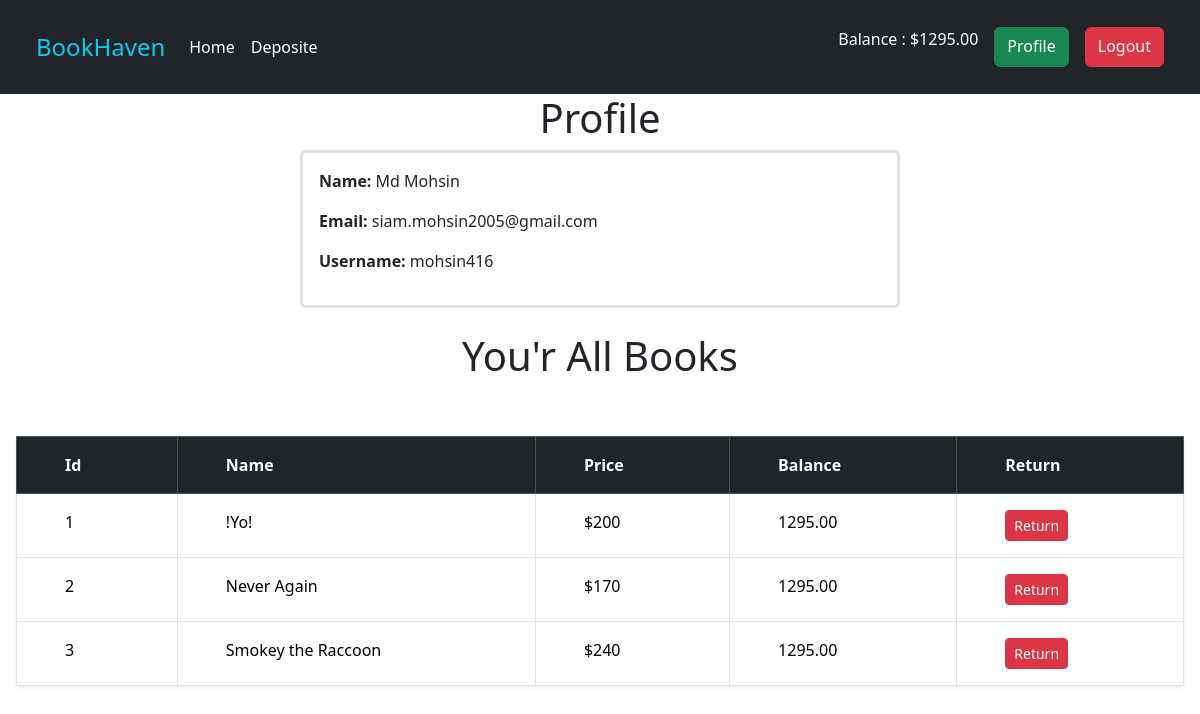
Screenshot of /profile/ (signed in) with the database file from the repository.
### transactions/models.py (models this page shows, shortened)
class Wallet(models.Model):
    user = models.ForeignKey(User, related_name='account', on_delete=models.CASCADE)
    balance = models.DecimalField(max_digits=12, decimal_places=2, default=0)

### books/models.py (models this page shows, shortened)
class BookModel(models.Model):
    name = models.CharField(max_length=100)
    des = models.TextField()
    user = models.ManyToManyField(User, blank=True)
    image = models.ImageField(upload_to='uploads/')
    price = models.IntegerField()
    category = models.ManyToManyField(Categorie, blank=True)

### author/views.py (the view)
# urls.py: path('profile/', UserProfile, name='profile'),
@login_required
def UserProfile(request):
    books = BookModel.objects.filter(user=request.user)
    return render(request, 'profile.html', {'data' : books})

### author/templates/profile.html (shortened to what this page needs)
{% extends "base.html" %}
{% block content %}
<h1 class="text-center">Profile</h1>
<div class="w-50 m-auto border border-3 rounded p-3">
    <p><b>Name:</b> {{ user.first_name }} {{ user.last_name }}</p>
    <p><b>Email:</b> {{ user.email }}</p>
    <p><b>Username:</b> {{ user.username }}</p>
</div>
{% if data %}
  <div class="text-gray-900 bg-gray-200 m-9">
    <div class="p-4">
        <h1 class="display-6 text-center">
            You'r All Books
        </h1>
    </div>
    <div class="px-3 py-4 d-flex justify-content-center">
        <table class="table table-bordered bg-white shadow-sm rounded mb-4">
            <tbody>
                <tr class="table-dark">
                    <th class="text-start py-3 px-5">Id</th>
                    <th class="text-start py-3 px-5">Name</th>
                    <th class="text-start py-3 px-5">Price</th>
                    <th class="text-start py-3 px-5">Balance</th>
                    <th class="text-start py-3 px-5">Return</th>
                </tr>
                {% for i in data %}
                <tr class="bg-secondary text-white">
                    <td class="py-3 px-5">{{ forloop.counter }}</td>
                    <td class="py-3 px-5">{{i.name}}</td>
                    <td class="py-3 px-5">${{i.price}}</td>
                    <td class="py-3 px-5">{{ request.user.account.first.balance }}</td>
                    <td class="py-3 px-5">
                        <a href="{% url "Return" i.id %}" class="btn btn-danger btn-sm">Return</a>
                    </td>
                </tr>
                {% endfor %}
            </tbody>
        </table>
    </div>
  </div>
{% endif %}
{% endblock content %}

### templates/base.html (shortened to what this page needs)
<!doctype html>
<html lang="en">
<head>
  <link href="https://cdn.jsdelivr.net/npm/bootstrap@5.3.3/dist/css/bootstrap.min.css" rel="stylesheet"
>
</head>
<body>
  <nav class="navbar navbar-expand-lg navbar-dark bg-dark p-4">
    <div class="container-fluid">
      <a class="navbar-brand text-info fs-4" href="{% url "home" %}">BookHaven</a>
      <div class="collapse navbar-collapse" id="navbarSupportedContent">
        <ul class="navbar-nav me-auto mb-2 mb-lg-0">
          <li class="nav-item">
            <a class="nav-link active" aria-current="page" href="{% url "home" %}">Home</a>
          </li>
          <li class="nav-item">
            <a class="nav-link active" href="{% url "deposite" %}">Deposite</a>
        </ul>
        <div class="d-flex gap-3">
          {% if request.user.is_authenticated %}
          <p class="text-white">Balance : ${{request.user.account.first.balance|default:"00.00"}}</p>
          <a class="btn btn-success" href="{% url 'profile' %}">Profile</a>
          <a class="btn btn-danger" href="{% url 'logout' %}">Logout</a>
          {% else %}
          <a class="btn btn-primary me-2" href="{% url 'register' %}">Sign Up</a>
          <a class="btn btn-success" href="{% url 'login' %}">Login</a>
          {% endif %}
        </div>
      </div>
    </div>
  </nav>
  {% block content %}{% endblock content %}
</body>
</html>

### rows the page displays
BookModel: name "!Yo!", price "200"
BookModel: name "Never Again", price "170"
BookModel: name "Smokey the Raccoon", price "240"

### other values shown
{{ request.user.account.first.balance|default:"00.00" }} "1295.00"
{{ user.first_name }} "Md"
{{ user.last_name }} "Mohsin"
{{ user.email }} "siam.mohsin2005@gmail.com"
{{ user.username }} "mohsin416"
{{ request.user.account.first.balance }} "1295.00"
